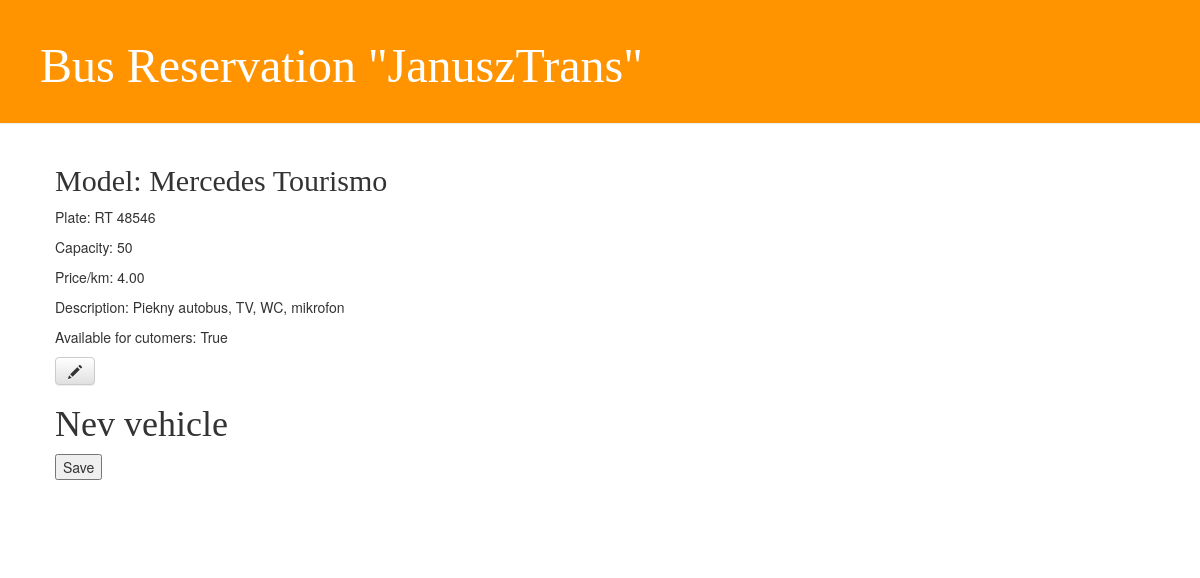
Before: /vehicle/1/ with the older database file.
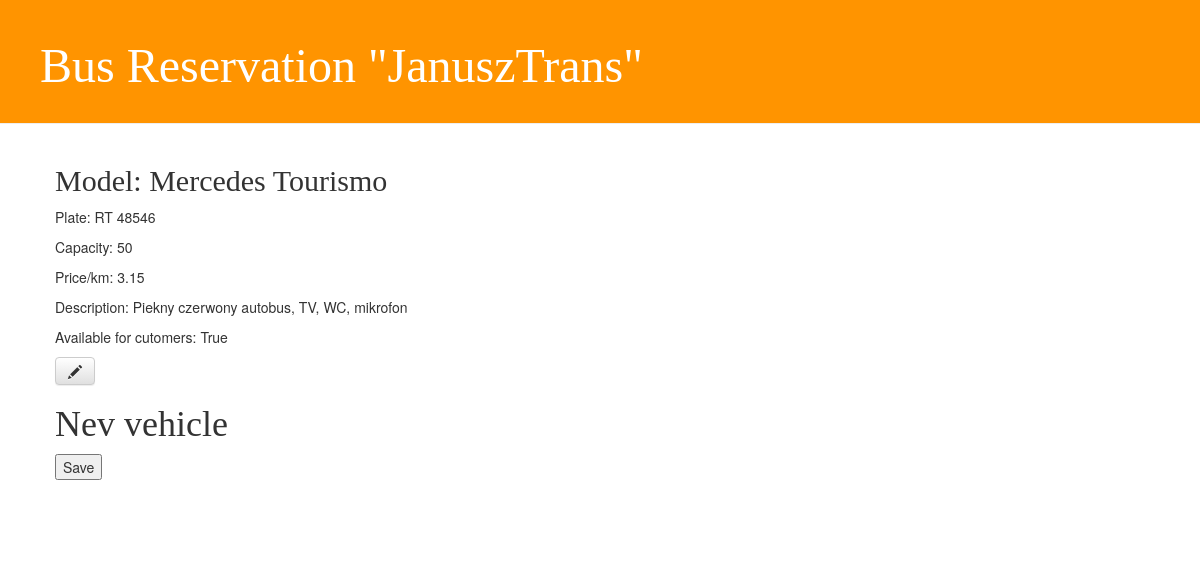
After: the same page with the newer database file.
### busreserv/models.py (models this page shows, shortened)
class Bus(models.Model): # Base model of Bus
    description = models.CharField(max_length=200)
    brand = models.CharField(max_length=150)
    plate_nr = models.CharField(max_length=10)
    people_capacity = models.IntegerField()
    price_per_km = models.DecimalField(max_digits=5, decimal_places=2)
    available_for_cutomers = models.BooleanField(default=True)

### busreserv/views.py (the view)
# urls.py: url(r'^vehicle/(?P<pk>[0-9]+)/$', views.edit_vehicle, name='edit_vehicle'),
def edit_vehicle(request, pk):
    vehicle = get_object_or_404(Bus, pk=pk)
    return render(request, 'busreserv/edit_vehicle.html', {'vehicle':vehicle})

### busreserv/templates/busreserv/edit_vehicle.html (shortened to what this page needs)
{% extends 'busreserv/base.html' %}
{% block content %}
    <div class="bus">
				<h2>Model: {{ vehicle.brand }}</h2>
				<p>Plate: {{ vehicle.plate_nr }}</p>
				<p>Capacity: {{ vehicle.people_capacity }}</p>
				<p>Price/km: {{ vehicle.price_per_km }}</p>
				<p>Description: {{ vehicle.description }}</p>
				<p>Available for cutomers: {{vehicle.available_for_cutomers}}</p>
				<p>
				<a class="btn btn-default" href="{% url 'edit_vehicle' pk=vehicle.pk %}"><span class="glyphicon glyphicon-pencil"></span></a>
				<h1>Nev vehicle</h1>
				<form method="POST">{% csrf_token %}
        			<button type="submit" >Save</button>
    				</form>
    </div>
{% endblock %}

Changed rows visible on the page:
changed Bus "Mercedes Tourismo": price_per_km "4.00" → "3.15"; description "Piekny autobus, TV, WC, mikrofon" → "Piekny czerwony autobus, TV, WC, mikrofon"
